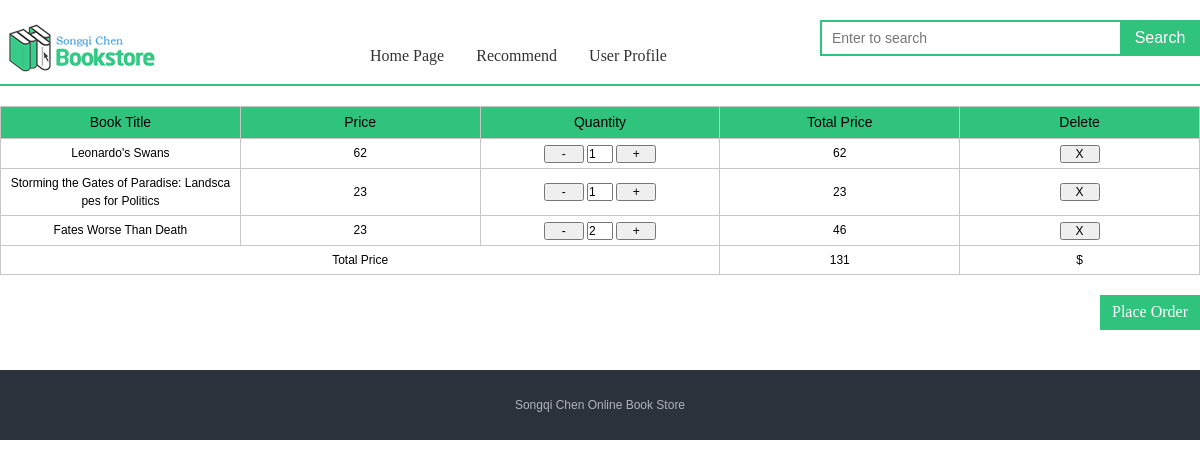
/order/1.html (signed in), run on the app's committed database.
### index/models.py (models this page shows)
class Cart(models.Model):
    cart_id = models.AutoField('Cart ID', primary_key=True)
    cart_username = models.CharField("Cart User Name", max_length=50)
    cart_booktitle = models.CharField('Cart Book Title', max_length=150)
    cart_quantity = models.IntegerField('Cart Book quantity')
    cart_bookid = models.IntegerField('Cart Book Id')
    cart_bookprice = models.IntegerField('Cart Book Price')
    cart_publisher = models.CharField('Cart publisher', max_length=150)
    cart_bookrate = models.FloatField('Cart Book rate')
    cart_auther = models.CharField('Cart Book Price', max_length=150)
    status = models.IntegerField('Cart Book status')
    def total(self):
        return self.cart_quantity * self.cart_bookprice
    class Meta:
        verbose_name = 'Cart'
        verbose_name_plural = 'Cart'

### order/views.py (the view, shortened to what this page needs)
# urls.py: path('<int:book_id>.html', views.CartView, name='order'),
def CartView(request, book_id):
    if request.method == 'GET':
        search_book = Dynamic.objects.select_related('book').order_by('-dynamic_search').all()[:6]
        cart_username = request.user.username
        kword = request.session.get('kword', '')
        book = Book.objects.get(book_id=book_id)
        try_cart = Cart.objects.filter(cart_username=cart_username, status=1)
        for i in try_cart:
            if i.cart_booktitle == book.book_name:
                book_info = Cart.objects.filter(cart_username=cart_username, status=1)
                page = 1
                print('this is in try', page)
                totalsum = 0
                for o in book_info:
                    totalsum += o.total()
                print('already total is ', totalsum)
                return render(request, 'order.html', locals())
    else:
        request.session['kword'] = request.POST.get('kword', '')
        return redirect('/order/1.html')

### order/templates/order.html (shortened to what this page needs)
{% extends "title_base.html"  %}
{% block title  %}
{% load static %}
<link type="text/css" rel="stylesheet" href="{% static "css/common.css" %}">
<link type="text/css" rel="stylesheet" href="{% static "css/search.css" %}">
</head>
<body>
    <div class="header">
        <a href="/" class="logo" title="Home Page"><img alt="Book Store" src="{% static "image/logo.png" %}"></a>
        <div class="search-box">
            <form id="searchForm" action="{% url 'search' 1 %}" method="post" target="_blank">
                <div class="search-keyword">
                    <input id="kword" name="kword" type="text" class="keyword" maxlength="120" placeholder="Enter to search"  />
                </div>
                <input id="subSerch" type="submit" class="search-button" value="Search" />
            </form>
            <div class="search-hot-words">
            </div>
        </div>
    </div>
    <div class="nav-box">
		<div class="nav-box-inner">
			<ul class="nav clearfix">
                <li><a href="/">Home Page</a></li>
				<li><a href="{% url 'order1'  %}">Recommend</a></li>
	    	    <li><a href="{% url 'home' 1 %}" target="_blank">User Profile</a></li>
			</ul>
		</div>
	</div>
    <div class="wrapper clearfix" id="wrapper">
          <table border="1" width="650px" id="ShoppingCartTable" name = "ShoppingCartTable">
                        <thead>
                                <tr width="650px">
                                <th width="150px">Book Title</th>
                                <th width="150px">Price</th>
                                <th width="150px">Quantity</th>
                                <th width="150px">Total Price</th>
                                <th width="50px">Delete</th>
                                </tr>
                        </thead>
                        <tbody id="goods">
                        {%for list in book_info %}
                                <tr width="650px">
                                <td width="150px">{{list.cart_booktitle}}</td>
                                <td width="150px">{{list.cart_bookprice}}</td>
                                <td width="150px" align="center">
                                  <a href="{% url 'orderminus' list.cart_id list.cart_bookid %}" target="_self"><input type="button" value="-" id="jian" /></a>
                                        <input id="text1" type="text" size="1" value={{list.cart_quantity}}  />
                                      <a href="{% url 'orderadd' list.cart_id list.cart_bookid %}" target="_self"><input type="button" value="+" id="add" ;"/></a>
                                </td>
                                <td width="150px">{{list.total}}</td>
                                <td width="150px" align="center">
                                      <a href="{% url 'orderdelete' list.cart_id list.cart_bookid %}" target="_self"><input type="button" id = "delete" value="X"  /></a>
                                </td>
                                </tr>
                       {%endfor %}
                        </tbody>
                        <tfoot>
                                <tr>
                                        <td colspan="3" align="center" >Total Price</td>
                                        <td id="total">{{totalsum}}</td>
                                        <td width="50px">$</td>
                                </tr>
                        </tfoot>
                </table>
        <a href="{% url 'orderplace'  %}" target="_blank"><input id="PlaceCartButton" type="button" class="Cart-button" value="Place Order" /></a>
    </div>
{% endblock  %}

### static/css/common.css (style rules this page uses)
blockquote,body,button,dd,dl,dt,fieldset,form,h1,h2,h3,h4,h5,h6,hr,input,legend,li,ol,p,pre,td,textarea,th,ul { margin:0;padding:0 }
ol,ul { list-style:none }
body { font:12px/1.5 Arial;-webkit-text-size-adjust:none }
button,input,select { vertical-align:middle;font-size:100%;outline:0 }
fieldset,img { border:0 none }
a { color:#333;text-decoration:none;outline:0 }
.clearfix:after { content:".";display:block;height:0;clear:both;visibility:hidden;font-size:0 }
.header { width:1200px;height:80px;padding:0;margin:10px auto 0 }
.header .logo { float:left;width:214px;height:54px;margin:10px 0 0 0;overflow:hidden }
.search-box { position:relative;z-index:50;float:right;width:302px;padding:0 78px 0 0;margin:10px 0 0 }
.search-box .search-keyword { position:relative;padding:6px 10px;height:20px;overflow:hidden;zoom:1;border:2px solid #30C37E;background:#fff }
.search-box .keyword { float:left;width:278px;height:20px;border:0 none;outline:0 none;font:14px/20px arial;color:#999 }
.search-box .search-button { position:absolute;right:0;top:0;width:80px;height:36px;border:0 none;background-color:#30C37E;color:#fff;font:16px/34px 'Microsoft YaHei',arial;overflow:hidden;cursor:pointer;outline:0 none }
.search-box .search-hot-words { margin:5px 0 0;height:20px;line-height:20px;overflow:hidden }
.nav-box { margin-top:-50px;border-bottom:2px solid #30C37E }
.nav-box-inner { width:1200px;margin:0 auto }
.nav-box .nav { padding:0 0 12px 360px;height:32px;line-height:32px }
.nav li { float:left;height:32px;margin-right:12px }
.nav-box .nav li a { position:relative;float:left;padding:0 10px;font:16px/2 'Microsoft YaHei';color:#333;white-space:nowrap }

### static/css/search.css (style rules this page uses)
a { color:#333;text-decoration:none }
.wrapper { width:1200px;padding:0;margin:20px auto 0 }

### order/templates/order.html (style rules this page uses)
#ShoppingCartTable { border-collapse: collapse; width:100%; border:1px solid #c6c6c6 !important; margin-bottom:20px; align="center" }
th { border-collapse: collapse; border-right:1px solid #c6c6c6 !important; border-bottom:1px solid #c6c6c6 !important; background-color:#30C37E !important; padding:5px 9px; font-size:14px; font-weight:normal; text-align:center; }
td { border-collapse: collapse; border-right:1px solid #c6c6c6 !important; border-bottom:1px solid #c6c6c6 !important; padding:5px 9px; font-size:12px; font-weight:normal; text-align:center; word-break: break-all; }
#jian { width:40px;height: 18px }
#add { width:40px;height: 18px }
#delete { width:40px;height: 18px }
#PlaceCartButton { width:100px;height:35px;border:0 none;background-color:#30C37E;color:#fff;font:16px/34px 'Microsoft YaHei';float: right }

### data on the page
Cart: cart_booktitle "Leonardo's Swans", cart_bookprice "62", cart_quantity "1", total "62"
Cart: cart_booktitle "Storming the Gates of Paradise: Landscapes for Politics", cart_bookprice "23", cart_quantity "1", total "23"
Cart: cart_booktitle "Fates Worse Than Death", cart_bookprice "23", cart_quantity "2", total "46"

### other printed values
{{ totalsum }} "131"
